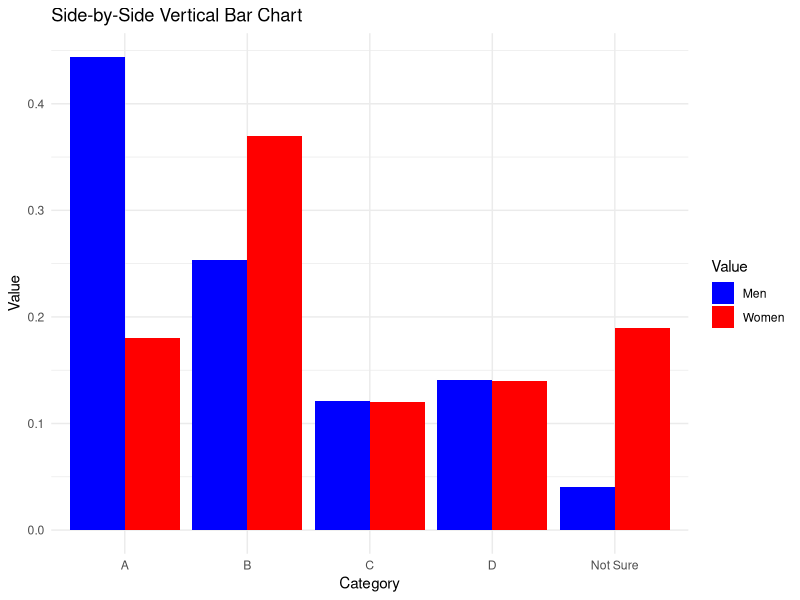

The R source for this figure:
# Install and load the required packages
#install.packages("ggplot2")
library(ggplot2)

# Sample data for the bar chart
data <- data.frame(Category = c("A", "B", "C","D","Not Sure"),
                   Men= c(0.444,0.253,0.121,0.141,0.04),
                   Women = c(0.18,0.37,0.12,0.14,0.19))

# Convert data to long format
data_long <- tidyr::gather(data, key = "Value", value = "Amount", -Category)
data_long
# Create the side-by-side vertical bar chart
ggplot(data_long, aes(x = Category, y = Amount, fill = Value)) +
  geom_bar(stat = "identity", position = "dodge") +
  labs(title = "Side-by-Side Vertical Bar Chart",
       x = "Category",
       y = "Value") +
  scale_fill_manual(values = c("Men" = "blue", "Women" = "red")) +
  theme_minimal()

